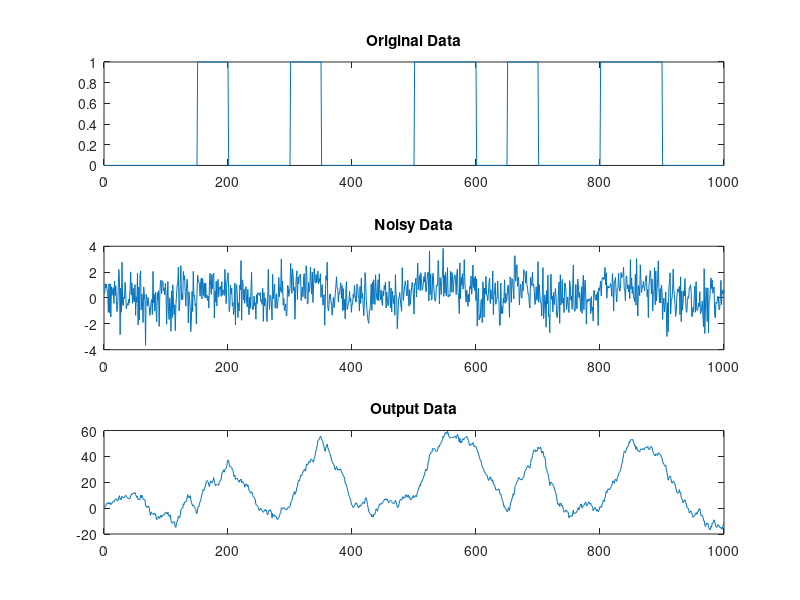

Reproduce this figure in MATLAB. (Note: this script raises an error after producing the figure.)
clear all;

SNR=0; % signal to noise ratio in dB;

N=20; % Number of bits 
Ns=50; % Number of time samples per bit.
t=([1:Ns]-0.5)/Ns; % Time axis for square pulse shape.
p=ones(size(t)); % shape of the square pulse.
a = 2;
%t = -a:0.001:a; %define time from -2 to 2
%p = 1-abs(t/a); %triangle function with max height of 1.
d=fix(rand(1,N)+0.5); % data bits (random).

X(1:Ns:(Ns*(N-1)+1))=d;
X=conv(X,p); % PAM (Pulse Amplidute Modulation) signal with pulse shape.
sigma=1/(10^(SNR/20)); % Noise strength.
noise=sigma*randn(size(X)); % White Gaussian noise.
R=X+noise;

figure(1);
subplot(3,1,1);
plot(X);
title('Original Data');
subplot(3,1,2);
plot(R);
title('Noisy Data');

%match_pulse = ones(size(t)); % Could have also just used p
match_pulse = p(end:-1:1); % Just the opposite of the input pulse
Y = conv(match_pulse,R); % Convolve the filter with the signal
subplot(3,1,3);
Y(1001:1049) = []; % Remove the last 49 entries as they do not matter
plot(Y);
title('Output Data');

received_bits = size(d,2);
count = 1; % A counter for the for loop (i is doing other things)
for i=1:50:size(Y,2)
    % Calculate the slope every 50 elements
    slope=(Y(i+49)-Y(i))/50;
    % Really positive slope means 1
    if slope > 0.5
        received_bits(count) = 1;
    % Really negative slope means 0
    elseif slope < -0.5
        received_bits(count) = 0;
    % Almost no slope means same as previous value
    elseif (slope < 0.5) && (slope > -0.5)
        % First pass?
        if i == 1
            % Need to calculate the Average of the first 50 elements
            if mean(Y,[1,50]) > 25
                received_bits(count) = 1;
            else
                received_bits(count) = 0;
            end
        else
            received_bits(count) = received_bits(count-1);
        end
    end
    count = count + 1;
end

equality = isequal(d,received_bits);
ber = 0;
for i=1:size(d,2)
    if received_bits(i) ~= d(i)
        ber = ber + 1;
    end
end
ber = (ber/size(d,2))*100;

% PDF Estimate of the Gaussian White Noise at different SNR settings
rng default
figure(2);
h = histogram(noise, 'Normalization', 'probability');
title('White Noise PDF at SNR=0');

% Autocorrelation Estimate of the Gaussian White Noise and the received
% signal corrupted by white noise at a particular SNR setting.
lags = -999:1:999; % X-axis need 1999 elements to match xcorr
c = xcorr(R); % Autocorrelation of Noise and Signal
c = c/(max(c));
figure(3);
stem(lags, c);
xlabel('Lag');
title('Autocorrelation of Signal + Noise');
